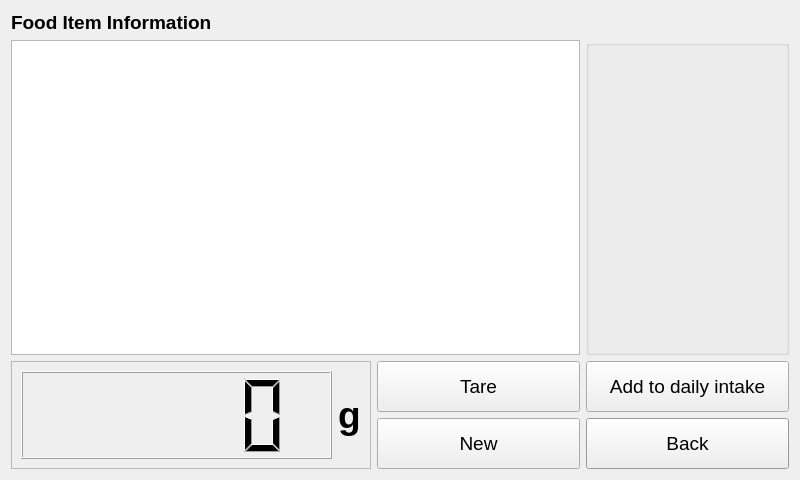
<?xml version="1.0" encoding="UTF-8"?>
<ui version="4.0">
 <class>foodInformation</class>
 <widget class="QWidget" name="foodInformation">
  <property name="geometry">
   <rect>
    <x>0</x>
    <y>0</y>
    <width>800</width>
    <height>480</height>
   </rect>
  </property>
  <property name="windowTitle">
   <string>Form</string>
  </property>
  <layout class="QGridLayout" name="gridLayout">
   <item row="0" column="0">
    <widget class="QLabel" name="lbl_foodInfo">
     <property name="minimumSize">
      <size>
       <width>231</width>
       <height>20</height>
      </size>
     </property>
     <property name="font">
      <font>
       <family>Helvetica Neue</family>
       <pointsize>14</pointsize>
       <weight>75</weight>
       <bold>true</bold>
      </font>
     </property>
     <property name="text">
      <string>Food Item Information</string>
     </property>
    </widget>
   </item>
   <item row="1" column="0" colspan="2">
    <widget class="QGraphicsView" name="pic_foodItem">
     <property name="minimumSize">
      <size>
       <width>441</width>
       <height>271</height>
      </size>
     </property>
     <property name="frameShadow">
      <enum>QFrame::Raised</enum>
     </property>
    </widget>
   </item>
   <item row="1" column="2">
    <widget class="QGroupBox" name="grpBx_nutriInfo">
     <property name="minimumSize">
      <size>
       <width>201</width>
       <height>298</height>
      </size>
     </property>
     <property name="title">
      <string/>
     </property>
    </widget>
   </item>
   <item row="2" column="0" rowspan="2">
    <widget class="QFrame" name="frame_lcd">
     <property name="minimumSize">
      <size>
       <width>321</width>
       <height>101</height>
      </size>
     </property>
     <property name="frameShape">
      <enum>QFrame::StyledPanel</enum>
     </property>
     <property name="frameShadow">
      <enum>QFrame::Raised</enum>
     </property>
     <layout class="QGridLayout" name="gridLayout_2">
      <item row="0" column="0">
       <widget class="QLCDNumber" name="lcd_number">
        <property name="minimumSize">
         <size>
          <width>311</width>
          <height>81</height>
         </size>
        </property>
       </widget>
      </item>
      <item row="0" column="1">
       <widget class="QLabel" name="lbl_g">
        <property name="minimumSize">
         <size>
          <width>21</width>
          <height>41</height>
         </size>
        </property>
        <property name="font">
         <font>
          <family>Helvetica Neue</family>
          <pointsize>28</pointsize>
          <weight>75</weight>
          <bold>true</bold>
         </font>
        </property>
        <property name="text">
         <string>g</string>
        </property>
       </widget>
      </item>
     </layout>
    </widget>
   </item>
   <item row="2" column="1">
    <widget class="QPushButton" name="btn_tare">
     <property name="minimumSize">
      <size>
       <width>101</width>
       <height>51</height>
      </size>
     </property>
     <property name="font">
      <font>
       <family>Helvetica Neue</family>
       <pointsize>14</pointsize>
      </font>
     </property>
     <property name="text">
      <string>Tare</string>
     </property>
    </widget>
   </item>
   <item row="2" column="2">
    <widget class="QPushButton" name="btn_addIntake">
     <property name="minimumSize">
      <size>
       <width>161</width>
       <height>51</height>
      </size>
     </property>
     <property name="font">
      <font>
       <family>Helvetica Neue</family>
       <pointsize>14</pointsize>
      </font>
     </property>
     <property name="text">
      <string>Add to daily intake</string>
     </property>
    </widget>
   </item>
   <item row="3" column="1">
    <widget class="QPushButton" name="btn_new">
     <property name="minimumSize">
      <size>
       <width>101</width>
       <height>51</height>
      </size>
     </property>
     <property name="font">
      <font>
       <family>Helvetica Neue</family>
       <pointsize>14</pointsize>
      </font>
     </property>
     <property name="text">
      <string>New</string>
     </property>
    </widget>
   </item>
   <item row="3" column="2">
    <widget class="QPushButton" name="btn_back">
     <property name="minimumSize">
      <size>
       <width>161</width>
       <height>51</height>
      </size>
     </property>
     <property name="palette">
      <palette>
       <active>
        <colorrole role="Light">
         <brush brushstyle="SolidPattern">
          <color alpha="255">
           <red>249</red>
           <green>249</green>
           <blue>249</blue>
          </color>
         </brush>
        </colorrole>
        <colorrole role="Base">
         <brush brushstyle="SolidPattern">
          <color alpha="255">
           <red>255</red>
           <green>255</green>
           <blue>255</blue>
          </color>
         </brush>
        </colorrole>
        <colorrole role="Window">
         <brush brushstyle="SolidPattern">
          <color alpha="255">
           <red>214</red>
           <green>214</green>
           <blue>214</blue>
          </color>
         </brush>
        </colorrole>
       </active>
       <inactive>
        <colorrole role="Light">
         <brush brushstyle="SolidPattern">
          <color alpha="255">
           <red>249</red>
           <green>249</green>
           <blue>249</blue>
          </color>
         </brush>
        </colorrole>
        <colorrole role="Base">
         <brush brushstyle="SolidPattern">
          <color alpha="255">
           <red>255</red>
           <green>255</green>
           <blue>255</blue>
          </color>
         </brush>
        </colorrole>
        <colorrole role="Window">
         <brush brushstyle="SolidPattern">
          <color alpha="255">
           <red>214</red>
           <green>214</green>
           <blue>214</blue>
          </color>
         </brush>
        </colorrole>
       </inactive>
       <disabled>
        <colorrole role="Light">
         <brush brushstyle="SolidPattern">
          <color alpha="255">
           <red>249</red>
           <green>249</green>
           <blue>249</blue>
          </color>
         </brush>
        </colorrole>
        <colorrole role="Base">
         <brush brushstyle="SolidPattern">
          <color alpha="255">
           <red>214</red>
           <green>214</green>
           <blue>214</blue>
          </color>
         </brush>
        </colorrole>
        <colorrole role="Window">
         <brush brushstyle="SolidPattern">
          <color alpha="255">
           <red>214</red>
           <green>214</green>
           <blue>214</blue>
          </color>
         </brush>
        </colorrole>
       </disabled>
      </palette>
     </property>
     <property name="font">
      <font>
       <family>Helvetica Neue</family>
       <pointsize>14</pointsize>
      </font>
     </property>
     <property name="text">
      <string>Back</string>
     </property>
    </widget>
   </item>
  </layout>
 </widget>
 <resources/>
 <connections/>
</ui>
